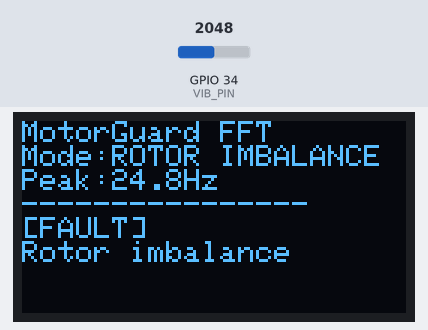
This sketch was run on a simulated ESP32. Parts: 128×64 one-colour display. The inputs (shaded band) are chosen by the test bench; at power-on: GPIO 34 (VIB_PIN) = 2048. What the sketch prints to the serial monitor is not drawn.

Above: at 2.7 s.
2.8 s: GPIO 34 (VIB_PIN) set to 1393
6.1 s: GPIO 34 (VIB_PIN) set to 1329
At 7.5 s:
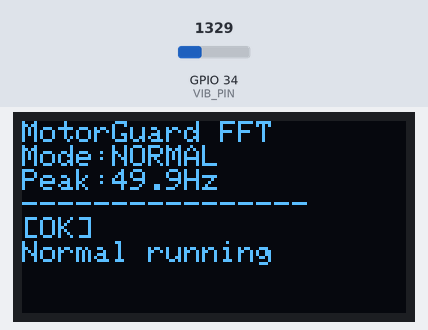
9.4 s: GPIO 34 (VIB_PIN) set to 2770
At 12.9 s:
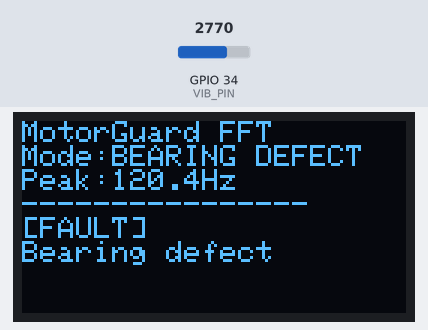
13.2 s: GPIO 34 (VIB_PIN) set to 2692
At 15.4 s:
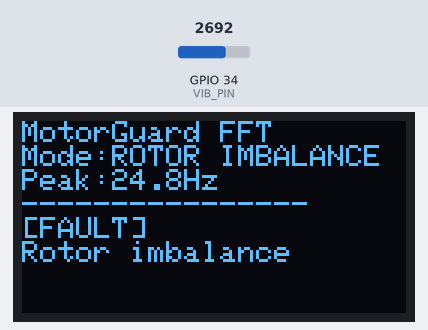
16.5 s: GPIO 34 (VIB_PIN) set to 2866
At 17.6 s:
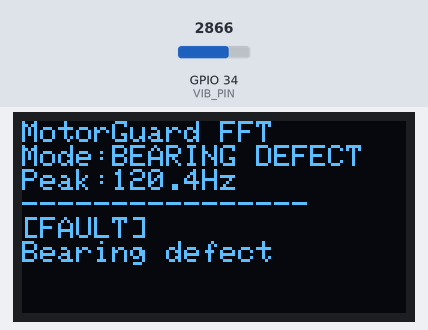
Timing chart, 0 to 19.5 s (numbered marks = the images above; inputs shaded):
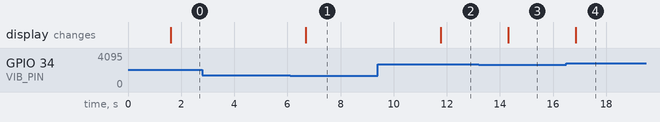

The sketch:

motorguard_fft_analyzer_stage5a.ino
```cpp
#include <Wire.h>
#include <Adafruit_GFX.h>
#include <Adafruit_SSD1306.h>
#include "arduinoFFT.h"

// =======================================================
// MotorGuard Stage 5A
// Standalone FFT Vibration Analyzer
// =======================================================
// Potentiometer on GPIO34 selects simulated vibration fault mode.
// LOW  = Normal running
// MID  = Rotor imbalance
// HIGH = Bearing defect

#define VIB_PIN 34

#define SCREEN_WIDTH 128
#define SCREEN_HEIGHT 64
#define OLED_RESET -1

const uint16_t SAMPLES = 128;
const double SAMPLING_FREQ = 1000.0;
const double PI2 = 6.283185307179586;

double vReal[SAMPLES];
double vImag[SAMPLES];

ArduinoFFT<double> FFT = ArduinoFFT<double>(vReal, vImag, SAMPLES, SAMPLING_FREQ);
Adafruit_SSD1306 display(SCREEN_WIDTH, SCREEN_HEIGHT, &Wire, OLED_RESET);

String modeName = "";
String diagnosis = "";
double injectedFreq = 0.0;

// =======================================================
// Setup
// =======================================================
void setup() {
  Serial.begin(115200);

  if (!display.begin(SSD1306_SWITCHCAPVCC, 0x3C)) {
    Serial.println("OLED failed");
    while (true);
  }

  display.clearDisplay();
  display.setTextColor(WHITE);
  display.setTextSize(1);
  display.setCursor(0, 0);
  display.println("MotorGuard FFT");
  display.println("Stage 5A");
  display.println("Starting...");
  display.display();

  delay(1500);

  Serial.println("======================================");
  Serial.println("MotorGuard Stage 5A - FFT Analyzer");
  Serial.println("LOW knob  = Normal running vibration");
  Serial.println("MID knob  = Rotor imbalance");
  Serial.println("HIGH knob = Bearing defect");
  Serial.println("======================================");
}

// =======================================================
// Main Loop
// =======================================================
void loop() {
  int knob = analogRead(VIB_PIN);

  int mode;

  if (knob < 1365) {
    mode = 0;
  }
  else if (knob < 2730) {
    mode = 1;
  }
  else {
    mode = 2;
  }

  buildVibrationSignal(mode);

  FFT.windowing(FFTWindow::Hamming, FFTDirection::Forward);
  FFT.compute(FFTDirection::Forward);
  FFT.complexToMagnitude();

  double peakHz = FFT.majorPeak();

  classifyFault(peakHz);

  Serial.println("--------------------------------------");

  Serial.print("Knob value: ");
  Serial.println(knob);

  Serial.print("Mode selected: ");
  Serial.println(modeName);

  Serial.print("Injected vibration frequency: ");
  Serial.print(injectedFreq, 1);
  Serial.println(" Hz");

  Serial.print("FFT dominant frequency: ");
  Serial.print(peakHz, 1);
  Serial.println(" Hz");

  Serial.print("Diagnosis: ");
  Serial.println(diagnosis);

  updateOLED(peakHz);

  delay(2500);
}

// =======================================================
// Build Simulated Vibration Signal
// =======================================================
void buildVibrationSignal(int mode) {
  double mainFreq;
  double harmonicFreq;
  double amplitudeMain;
  double amplitudeHarmonic;

  if (mode == 0) {
    modeName = "NORMAL";
    injectedFreq = 50.0;

    mainFreq = 50.0;
    harmonicFreq = 100.0;
    amplitudeMain = 1.0;
    amplitudeHarmonic = 0.15;
  }
  else if (mode == 1) {
    modeName = "ROTOR IMBALANCE";
    injectedFreq = 25.0;

    mainFreq = 25.0;
    harmonicFreq = 50.0;
    amplitudeMain = 1.6;
    amplitudeHarmonic = 0.30;
  }
  else {
    modeName = "BEARING DEFECT";
    injectedFreq = 120.0;

    mainFreq = 120.0;
    harmonicFreq = 240.0;
    amplitudeMain = 1.8;
    amplitudeHarmonic = 0.45;
  }

  for (uint16_t i = 0; i < SAMPLES; i++) {
    double t = (double)i / SAMPLING_FREQ;

    double signal =
      amplitudeMain * sin(PI2 * mainFreq * t) +
      amplitudeHarmonic * sin(PI2 * harmonicFreq * t) +
      0.08 * sin(PI2 * 330.0 * t);

    vReal[i] = signal;
    vImag[i] = 0.0;
  }
}

// =======================================================
// FFT Fault Classification
// =======================================================
void classifyFault(double peakHz) {
  if (peakHz >= 105.0 && peakHz <= 135.0) {
    diagnosis = "Bearing defect";
  }
  else if (peakHz >= 18.0 && peakHz <= 35.0) {
    diagnosis = "Rotor imbalance";
  }
  else if (peakHz >= 40.0 && peakHz <= 60.0) {
    diagnosis = "Normal running";
  }
  else {
    diagnosis = "Unknown vibration";
  }
}

// =======================================================
// OLED Display
// =======================================================
void updateOLED(double peakHz) {
  display.clearDisplay();
  display.setTextSize(1);
  display.setCursor(0, 0);

  display.println("MotorGuard FFT");

  display.print("Mode:");
  display.println(modeName);

  display.print("Peak:");
  display.print(peakHz, 1);
  display.println("Hz");

  display.println("----------------");

  if (diagnosis == "Normal running") {
    display.println("[OK]");
  }
  else {
    display.println("[FAULT]");
  }

  display.println(diagnosis);

  display.display();
}
```

Measured:
- the behaviour switches between 1365 and 1364 on GPIO 34 (VIB_PIN) (found by bisection; images 0 and 1)
- the behaviour switches between 2730 and 2729 on GPIO 34 (VIB_PIN) (found by bisection; images 2 and 3)
- after the input at 2.8 s, every drawn part: stays the same
- after the input at 6.1 s, the display: changes after 0.59 s (image 1)
- after the input at 9.4 s, the display: changes after 2.4 s (image 2)
- after the input at 13.2 s, the display: changes after 1.1 s (image 3)
- after the input at 16.5 s, the display: changes after 0.36 s (image 4)
